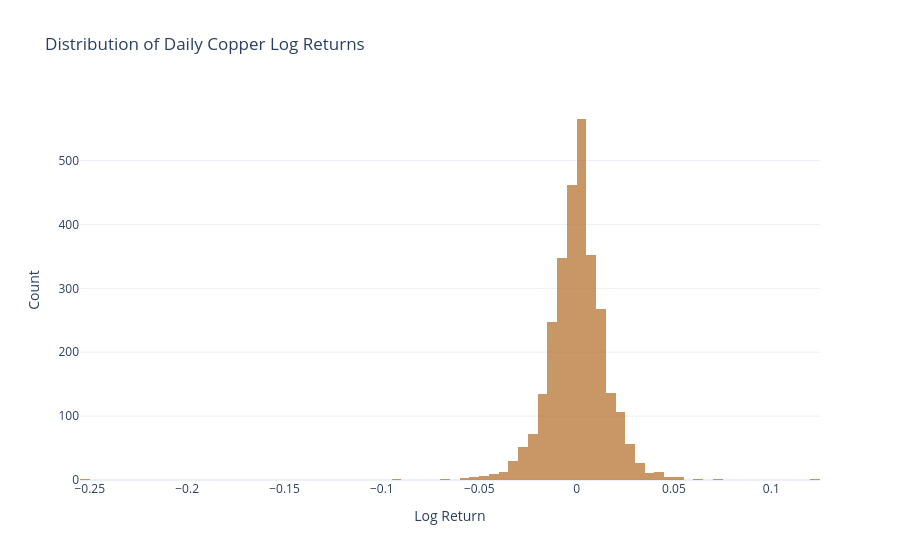

Source (notebook cell):
### Markdown cell above
### 3.3 Return distribution

### Code cell
log_ret = np.log(df_raw['copper_price'] / df_raw['copper_price'].shift(1)).dropna()

import plotly.graph_objects as go
fig_dist = go.Figure()
fig_dist.add_trace(go.Histogram(
    x=log_ret, nbinsx=80, name='Daily log return',
    marker_color='#b87333', opacity=0.75,
))
fig_dist.update_layout(
    title='Distribution of Daily Copper Log Returns',
    xaxis_title='Log Return', yaxis_title='Count',
    template='plotly_white',
)
fig_dist.show()
print(f'Skewness: {log_ret.skew():.3f}  |  Kurtosis: {log_ret.kurt():.3f}')
print(f'Ann. volatility: {log_ret.std() * np.sqrt(252):.1%}')

### Figure 1 — Plotly figure (JSON) as saved in the notebook; plotly's stock layout.template omitted (floating-point values rounded to 4 significant figures; data arrays with more than 128 entries replaced by an {"elided": "..."} marker saying what was removed)
{"data": [{"marker": {"color": "#b87333"}, "name": "Daily log return", "nbinsx": 80, "opacity": 0.75, "type": "histogram", "x": {"elided": "2928 float values"}}], "layout": {"title": {"text": "Distribution of Daily Copper Log Returns"}, "xaxis": {"title": {"text": "Log Return"}}, "yaxis": {"title": {"text": "Count"}}}}
